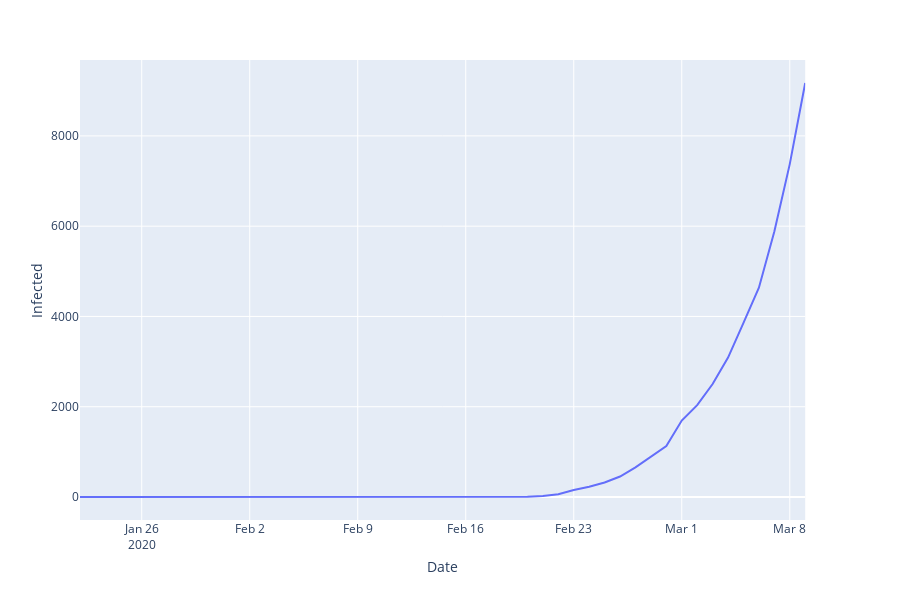

The code cell stored with this chart in its notebook:
### Code cell
fig = px.line(italy_transposed, x='Date', y='Infected')
fig

### Figure 1 — Plotly figure (JSON) as saved in the notebook; plotly's stock layout.template omitted (floating-point values rounded to 4 significant figures)
{"data": [{"hoverlabel": {"namelength": 0}, "hovertemplate": "Date=%{x}<br>Infected=%{y}", "legendgroup": "", "line": {"color": "#636efa", "dash": "solid"}, "mode": "lines", "name": "", "showlegend": false, "type": "scatter", "x": ["2020-01-22T00:00:00", "2020-01-23T00:00:00", "2020-01-24T00:00:00", "2020-01-25T00:00:00", "2020-01-26T00:00:00", "2020-01-27T00:00:00", "2020-01-28T00:00:00", "2020-01-29T00:00:00", "2020-01-30T00:00:00", "2020-01-31T00:00:00", "2020-02-01T00:00:00", "2020-02-02T00:00:00", "2020-02-03T00:00:00", "2020-02-04T00:00:00", "2020-02-05T00:00:00", "2020-02-06T00:00:00", "2020-02-07T00:00:00", "2020-02-08T00:00:00", "2020-02-09T00:00:00", "2020-02-10T00:00:00", "2020-02-11T00:00:00", "2020-02-12T00:00:00", "2020-02-13T00:00:00", "2020-02-14T00:00:00", "2020-02-15T00:00:00", "2020-02-16T00:00:00", "2020-02-17T00:00:00", "2020-02-18T00:00:00", "2020-02-19T00:00:00", "2020-02-20T00:00:00", "2020-02-21T00:00:00", "2020-02-22T00:00:00", "2020-02-23T00:00:00", "2020-02-24T00:00:00", "2020-02-25T00:00:00", "2020-02-26T00:00:00", "2020-02-27T00:00:00", "2020-02-28T00:00:00", "2020-02-29T00:00:00", "2020-03-01T00:00:00", "2020-03-02T00:00:00", "2020-03-03T00:00:00", "2020-03-04T00:00:00", "2020-03-05T00:00:00", "2020-03-06T00:00:00", "2020-03-07T00:00:00", "2020-03-08T00:00:00", "2020-03-09T00:00:00"], "xaxis": "x", "y": [0, 0, 0, 0, 0, 0, 0, 0, 0, 2, 2, 2, 2, 2, 2, 2, 3, 3, 3, 3, 3, 3, 3, 3, 3, 3, 3, 3, 3, 3, 20, 62, 155, 229, 322, 453, 655, 888, 1128, 1694, 2036, 2502, 3089, 3858, 4636, 5883, 7375, 9172], "yaxis": "y"}], "layout": {"height": 600, "legend": {"tracegroupgap": 0}, "margin": {"t": 60}, "xaxis": {"anchor": "y", "domain": [0, 0.98], "title": {"text": "Date"}}, "yaxis": {"anchor": "x", "domain": [0, 1], "title": {"text": "Infected"}}}}
